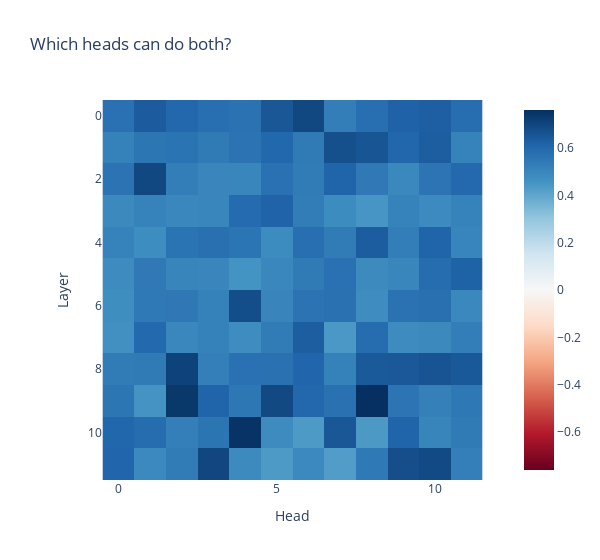

Notebook code for this chart:
### Code cell
px.imshow(best_heads, color_continuous_scale="RdBu", color_continuous_midpoint=0, title="Which heads can do both?", labels={"x": "Head", "y": "Layer"}, width=600)

### Figure 1 — Plotly figure (JSON) as saved in the notebook; plotly's stock layout.template omitted (floating-point values rounded to 4 significant figures; data arrays with more than 128 entries replaced by an {"elided": "..."} marker saying what was removed)
{"data": [{"coloraxis": "coloraxis", "hovertemplate": "Head: %{x}<br>Layer: %{y}<br>color: %{z}<extra></extra>", "name": "0", "type": "heatmap", "xaxis": "x", "yaxis": "y", "z": {"elided": "12x12 float values"}}], "layout": {"coloraxis": {"cmid": 0, "colorscale": [[0, "rgb(103,0,31)"], [0.1, "rgb(178,24,43)"], [0.2, "rgb(214,96,77)"], [0.3, "rgb(244,165,130)"], [0.4, "rgb(253,219,199)"], [0.5, "rgb(247,247,247)"], [0.6, "rgb(209,229,240)"], [0.7, "rgb(146,197,222)"], [0.8, "rgb(67,147,195)"], [0.9, "rgb(33,102,172)"], [1, "rgb(5,48,97)"]]}, "title": {"text": "Which heads can do both?"}, "width": 600, "xaxis": {"anchor": "y", "constrain": "domain", "domain": [0, 1], "scaleanchor": "y", "title": {"text": "Head"}}, "yaxis": {"anchor": "x", "autorange": "reversed", "constrain": "domain", "domain": [0, 1], "title": {"text": "Layer"}}}}
